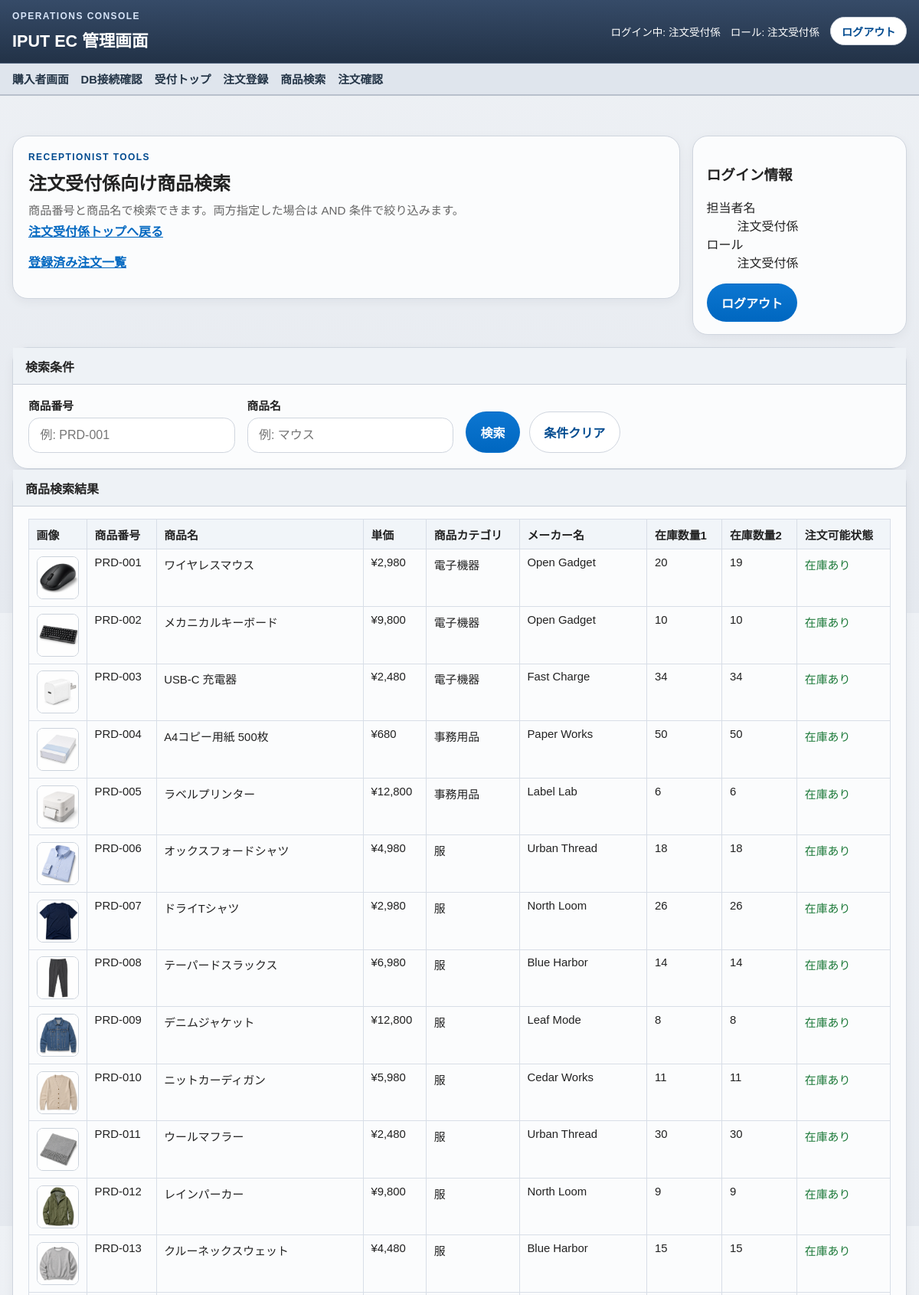
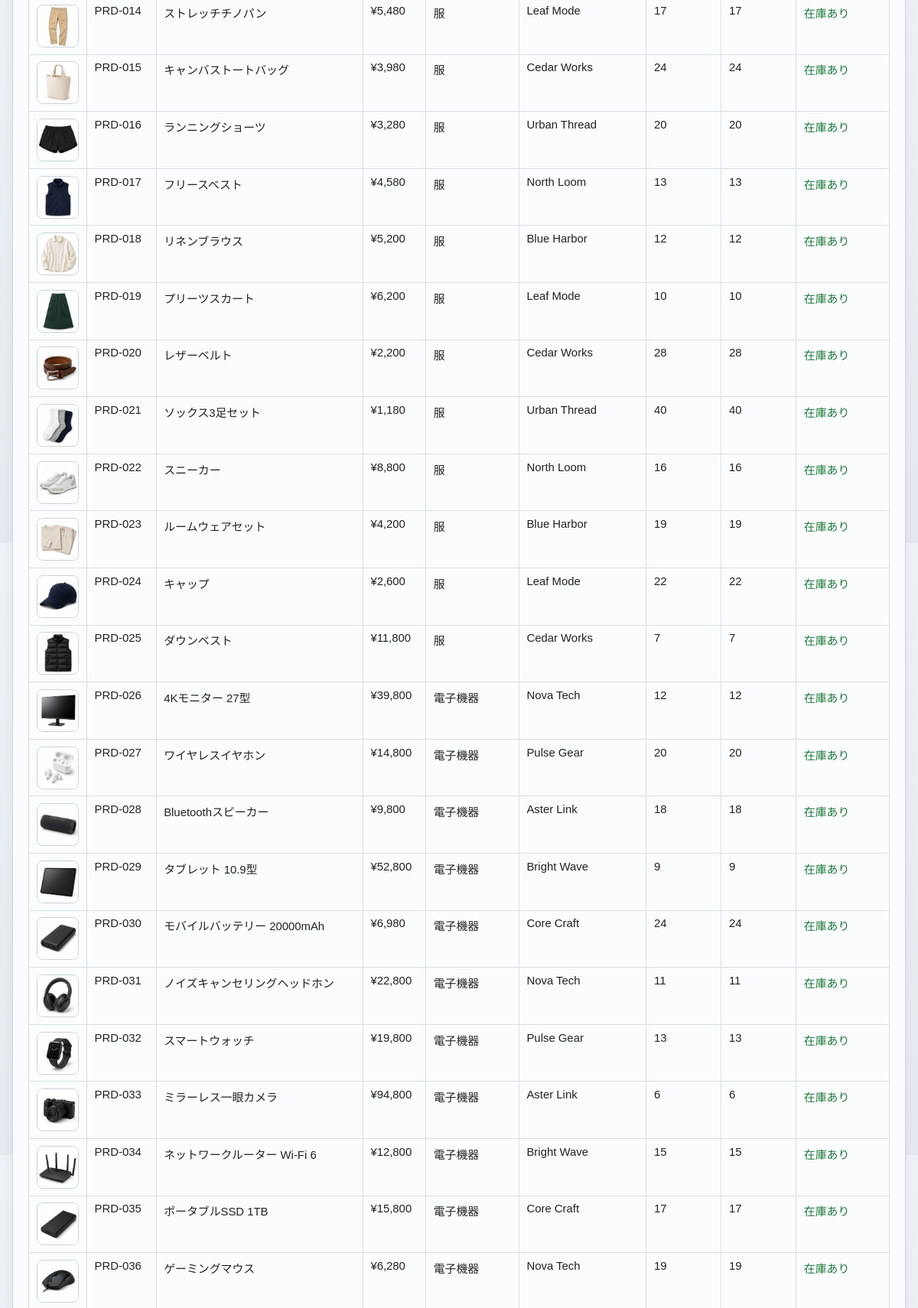
/staff/receptionist/products (signed in, upper part), run on the app's committed database (2 pictures, top to bottom).
### tables this page shows
CREATE TABLE products (
    id INTEGER PRIMARY KEY AUTOINCREMENT,
    product_no TEXT NOT NULL UNIQUE,
    name TEXT NOT NULL,
    description TEXT NOT NULL,
    price INTEGER NOT NULL,
    category TEXT NOT NULL,
    maker TEXT NOT NULL,
    image_path TEXT,
    sale_price INTEGER,
    sale_starts_at TEXT,
    sale_ends_at TEXT,
    available_from TEXT,
    available_until TEXT,
    stock_quantity_1 INTEGER NOT NULL DEFAULT 0,
    stock_quantity_2 INTEGER NOT NULL DEFAULT 0,
    created_at TEXT NOT NULL DEFAULT CURRENT_TIMESTAMP,
    updated_at TEXT NOT NULL DEFAULT CURRENT_TIMESTAMP
);

### app/Views/staff/receptionist_products.php (the view, shortened to what the rows shown need)
<section class="staff-hero">
    <div class="panel">
        <h2>注文受付係向け商品検索</h2>
    </div>
</section>
<section class="panel">
    <?php if ($products === []): ?>
        <p class="empty-state">該当する商品がありません。</p>
    <?php else: ?>
        <div class="table-wrap">
            <table class="data-table">
                <thead>
                    <tr>
                        <th>画像</th>
                        <th>商品番号</th>
                        <th>商品名</th>
                        <th>単価</th>
                        <th>商品カテゴリ</th>
                        <th>メーカー名</th>
                        <th>在庫数量1</th>
                        <th>在庫数量2</th>
                        <th>注文可能状態</th>
                    </tr>
                </thead>
                <tbody>
                    <?php foreach ($products as $product): ?>
                        <tr>
                            <td class="admin-thumb-cell">
                                <img
                                    class="admin-thumb"
                                    src="<?= e((string) ($product['image_url'] ?? product_image_url((string) ($product['image_path'] ?? '')))) ?>"
                                    alt="<?= e((string) $product['name']) ?>"
                                    data-fallback-src="<?= e(product_image_url('')) ?>"
                                >
                            </td>
                            <td><?= e((string) $product['product_no']) ?></td>
                            <td><?= e((string) $product['name']) ?></td>
                            <td>¥<?= number_format((int) $product['price']) ?></td>
                            <td><?= e((string) $product['category']) ?></td>
                            <td><?= e((string) $product['maker']) ?></td>
                            <td><?= e((string) $product['stock_quantity_1']) ?></td>
                            <td><?= e((string) $product['stock_quantity_2']) ?></td>
                            <td class="<?= e((string) $product['availability_class']) ?>">
                                <?= e((string) $product['availability_label']) ?>
                            </td>
                        </tr>
                    <?php endforeach; ?>
                </tbody>
            </table>
        </div>
    <?php endif; ?>
</section>

### data on the page
products: shows a picture, product_no "PRD-001", name "ワイヤレスマウス", price "2,980", category "電子機器", maker "Open Gadget", stock_quantity_1 "20", stock_quantity_2 "19", availability_label "在庫あり"
products: shows a picture, product_no "PRD-002", name "メカニカルキーボード", price "9,800", category "電子機器", maker "Open Gadget", stock_quantity_1 "10", stock_quantity_2 "10", availability_label "在庫あり"
products: shows a picture, product_no "PRD-003", name "USB-C 充電器", price "2,480", category "電子機器", maker "Fast Charge", stock_quantity_1 "34", stock_quantity_2 "34", availability_label "在庫あり"
products: shows a picture, product_no "PRD-004", name "A4コピー用紙 500枚", price "680", category "事務用品", maker "Paper Works", stock_quantity_1 "50", stock_quantity_2 "50", availability_label "在庫あり"
products: shows a picture, product_no "PRD-005", name "ラベルプリンター", price "12,800", category "事務用品", maker "Label Lab", stock_quantity_1 "6", stock_quantity_2 "6", availability_label "在庫あり"
products: shows a picture, product_no "PRD-006", name "オックスフォードシャツ", price "4,980", category "服", maker "Urban Thread", stock_quantity_1 "18", stock_quantity_2 "18", availability_label "在庫あり"
products: shows a picture, product_no "PRD-007", name "ドライTシャツ", price "2,980", category "服", maker "North Loom", stock_quantity_1 "26", stock_quantity_2 "26", availability_label "在庫あり"
products: shows a picture, product_no "PRD-008", name "テーパードスラックス", price "6,980", category "服", maker "Blue Harbor", stock_quantity_1 "14", stock_quantity_2 "14", availability_label "在庫あり"
products: shows a picture, product_no "PRD-009", name "デニムジャケット", price "12,800", category "服", maker "Leaf Mode", stock_quantity_1 "8", stock_quantity_2 "8", availability_label "在庫あり"
products: shows a picture, product_no "PRD-010", name "ニットカーディガン", price "5,980", category "服", maker "Cedar Works", stock_quantity_1 "11", stock_quantity_2 "11", availability_label "在庫あり"
products: shows a picture, product_no "PRD-011", name "ウールマフラー", price "2,480", category "服", maker "Urban Thread", stock_quantity_1 "30", stock_quantity_2 "30", availability_label "在庫あり"
products: shows a picture, product_no "PRD-012", name "レインパーカー", price "9,800", category "服", maker "North Loom", stock_quantity_1 "9", stock_quantity_2 "9", availability_label "在庫あり"
products: shows a picture, product_no "PRD-013", name "クルーネックスウェット", price "4,480", category "服", maker "Blue Harbor", stock_quantity_1 "15", stock_quantity_2 "15", availability_label "在庫あり"
products: shows a picture, product_no "PRD-014", name "ストレッチチノパン", price "5,480", category "服", maker "Leaf Mode", stock_quantity_1 "17", stock_quantity_2 "17", availability_label "在庫あり"
products: shows a picture, product_no "PRD-015", name "キャンバストートバッグ", price "3,980", category "服", maker "Cedar Works", stock_quantity_1 "24", stock_quantity_2 "24", availability_label "在庫あり"
products: shows a picture, product_no "PRD-016", name "ランニングショーツ", price "3,280", category "服", maker "Urban Thread", stock_quantity_1 "20", stock_quantity_2 "20", availability_label "在庫あり"
products: shows a picture, product_no "PRD-017", name "フリースベスト", price "4,580", category "服", maker "North Loom", stock_quantity_1 "13", stock_quantity_2 "13", availability_label "在庫あり"
products: shows a picture, product_no "PRD-018", name "リネンブラウス", price "5,200", category "服", maker "Blue Harbor", stock_quantity_1 "12", stock_quantity_2 "12", availability_label "在庫あり"
products: shows a picture, product_no "PRD-019", name "プリーツスカート", price "6,200", category "服", maker "Leaf Mode", stock_quantity_1 "10", stock_quantity_2 "10", availability_label "在庫あり"
products: shows a picture, product_no "PRD-020", name "レザーベルト", price "2,200", category "服", maker "Cedar Works", stock_quantity_1 "28", stock_quantity_2 "28", availability_label "在庫あり"
products: shows a picture, product_no "PRD-021", name "ソックス3足セット", price "1,180", category "服", maker "Urban Thread", stock_quantity_1 "40", stock_quantity_2 "40", availability_label "在庫あり"
products: shows a picture, product_no "PRD-022", name "スニーカー", price "8,800", category "服", maker "North Loom", stock_quantity_1 "16", stock_quantity_2 "16", availability_label "在庫あり"
products: shows a picture, product_no "PRD-023", name "ルームウェアセット", price "4,200", category "服", maker "Blue Harbor", stock_quantity_1 "19", stock_quantity_2 "19", availability_label "在庫あり"
products: shows a picture, product_no "PRD-024", name "キャップ", price "2,600", category "服", maker "Leaf Mode", stock_quantity_1 "22", stock_quantity_2 "22", availability_label "在庫あり"
products: shows a picture, product_no "PRD-025", name "ダウンベスト", price "11,800", category "服", maker "Cedar Works", stock_quantity_1 "7", stock_quantity_2 "7", availability_label "在庫あり"
products: shows a picture, product_no "PRD-026", name "4Kモニター 27型", price "39,800", category "電子機器", maker "Nova Tech", stock_quantity_1 "12", stock_quantity_2 "12", availability_label "在庫あり"
products: shows a picture, product_no "PRD-027", name "ワイヤレスイヤホン", price "14,800", category "電子機器", maker "Pulse Gear", stock_quantity_1 "20", stock_quantity_2 "20", availability_label "在庫あり"
products: shows a picture, product_no "PRD-028", name "Bluetoothスピーカー", price "9,800", category "電子機器", maker "Aster Link", stock_quantity_1 "18", stock_quantity_2 "18", availability_label "在庫あり"
products: shows a picture, product_no "PRD-029", name "タブレット 10.9型", price "52,800", category "電子機器", maker "Bright Wave", stock_quantity_1 "9", stock_quantity_2 "9", availability_label "在庫あり"
products: shows a picture, product_no "PRD-030", name "モバイルバッテリー 20000mAh", price "6,980", category "電子機器", maker "Core Craft", stock_quantity_1 "24", stock_quantity_2 "24", availability_label "在庫あり"
products: shows a picture, product_no "PRD-031", name "ノイズキャンセリングヘッドホン", price "22,800", category "電子機器", maker "Nova Tech", stock_quantity_1 "11", stock_quantity_2 "11", availability_label "在庫あり"
products: shows a picture, product_no "PRD-032", name "スマートウォッチ", price "19,800", category "電子機器", maker "Pulse Gear", stock_quantity_1 "13", stock_quantity_2 "13", availability_label "在庫あり"
products: shows a picture, product_no "PRD-033", name "ミラーレス一眼カメラ", price "94,800", category "電子機器", maker "Aster Link", stock_quantity_1 "6", stock_quantity_2 "6", availability_label "在庫あり"
products: shows a picture, product_no "PRD-034", name "ネットワークルーター Wi-Fi 6", price "12,800", category "電子機器", maker "Bright Wave", stock_quantity_1 "15", stock_quantity_2 "15", availability_label "在庫あり"
products: shows a picture, product_no "PRD-035", name "ポータブルSSD 1TB", price "15,800", category "電子機器", maker "Core Craft", stock_quantity_1 "17", stock_quantity_2 "17", availability_label "在庫あり"
products: shows a picture, product_no "PRD-036", name "ゲーミングマウス", price "6,280", category "電子機器", maker "Nova Tech", stock_quantity_1 "19", stock_quantity_2 "19", availability_label "在庫あり"

### other printed values
$adminApplicationName "IPUT EC 管理画面"
$authUser['user_name'] "注文受付係"
$authService->roleLabel($currentRole) "注文受付係"
$menuItem['label'] "受付トップ"
$menuItem['label'] "注文登録"
$menuItem['label'] "商品検索"
$menuItem['label'] "注文確認"
$user['user_name'] "注文受付係"
$roleLabel "注文受付係"
